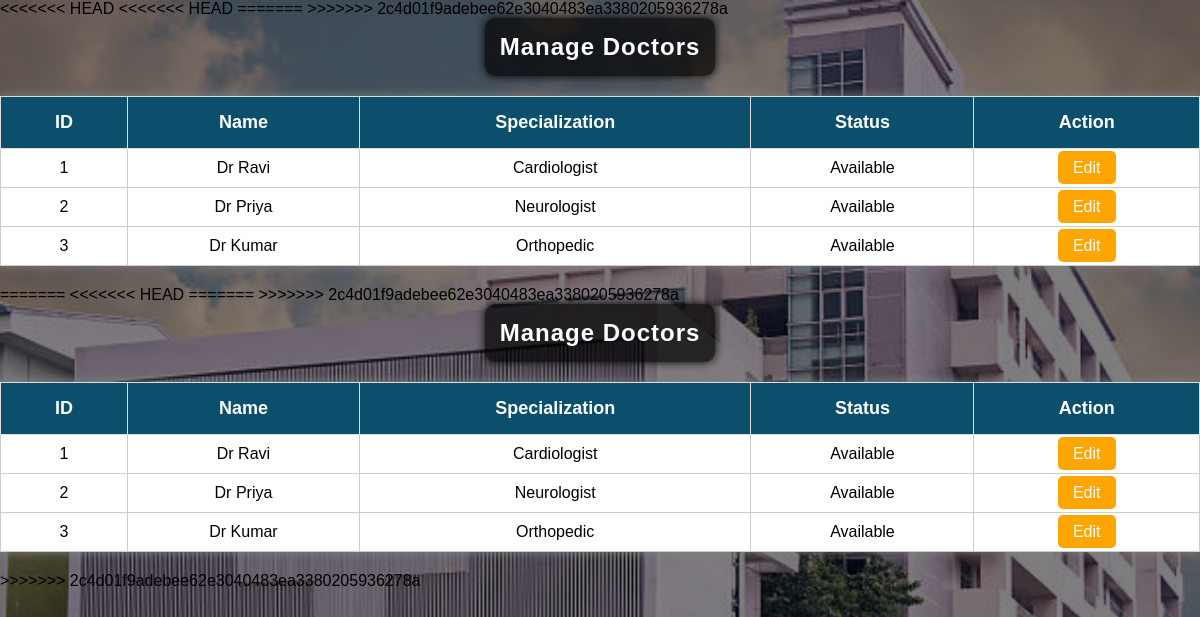
The page /manage_doctors.php on the database its author committed.
### tables this page shows
CREATE TABLE `doctors` (
  `id` int(11) NOT NULL,
  `name` varchar(50) DEFAULT NULL,
  `specialization` varchar(50) DEFAULT NULL,
  `availability` varchar(20) DEFAULT NULL,
  `time_slot` varchar(50) DEFAULT NULL,
  `room_no` int(11) DEFAULT NULL
);

### manage_doctors.php (the view, shortened to what this page needs)
<?php
include 'db_connect.php';
?>
<!DOCTYPE html>
<html>
<head>
    <link rel="stylesheet" href="style.css">
</head>
<body>
<h2>Manage Doctors</h2>
<table>
<tr>
<th>ID</th>
<th>Name</th>
<th>Specialization</th>
<th>Status</th>
<th>Action</th>
</tr>
<?php
$q=mysqli_query($conn,"SELECT * FROM doctors");
while($r=mysqli_fetch_assoc($q)){
echo "
<tr>
<td>".$r['id']."</td>
<td>".$r['name']."</td>
<td>".$r['specialization']."</td>
<td>".$r['availability']."</td>
<td>
<a class='edit-btn' href='edit_doctor.php?id=".$r['id']."'>Edit</a>
</td>
</tr>
";
}
?>
</table>
</body>
</html>
<?php
include 'db_connect.php';
?>
<!DOCTYPE html>
<html>
<head>
    <link rel="stylesheet" href="style.css">
</head>
<body>
<h2>Manage Doctors</h2>
<table>
<tr>
<th>ID</th>
<th>Name</th>
<th>Specialization</th>
<th>Status</th>
<th>Action</th>
</tr>
<?php
$q=mysqli_query($conn,"SELECT * FROM doctors");
while($r=mysqli_fetch_assoc($q)){
echo "
<tr>
<td>".$r['id']."</td>
<td>".$r['name']."</td>
<td>".$r['specialization']."</td>
<td>".$r['availability']."</td>
<td>
<a class='edit-btn' href='edit_doctor.php?id=".$r['id']."'>Edit</a>
</td>
</tr>
";
}
?>
</table>
</body>
</html>

### style.css (style rules this page uses)
body { font-family:Arial; margin:0; background:#f2f2f2; }
table { width:100%; border-collapse:collapse; }
th,td { border:1px solid gray; padding:10px; text-align:center; }
th { background:#007bff; color:white; }
body { font-family: Arial, sans-serif; background-color: #f4f8fb; margin: 0; padding: 20px; }
h2 { text-align: center; color: #003366; }
table { width: 80%; margin: 20px auto; border-collapse: collapse; background: white; box-shadow: 0 0 10px gray; }
table th { background-color: #007bff; color: white; padding: 12px; border: 1px solid #ddd; }
table td { padding: 12px; border: 1px solid #ddd; text-align: center; }
body { font-family: Arial, "Noto Sans Telugu", sans-serif; }
h2 { text-align: center; color: #003366; margin-top: 50px; }
.edit-btn { background:orange; padding:8px 15px; color:white; text-decoration:none; border-radius:5px; }
.edit-btn { background:orange; color:white; padding:8px 15px; text-decoration:none; border-radius:5px; }
body { margin:0; padding:0; font-family:Arial, sans-serif; background-image:url('../images/hospital2.jpg'); background-size:cover; background-position:center; background-repeat:no-repeat; background-attachment:fixed; }
body::before { content:""; position:fixed; top:0; left:0; width:100%; height:100%; background:rgba(0,0,0,0.5); z-index:-1; }
h1,h2,h3 { text-align:center; color:#0b4f6c; }
table { width:100%; border-collapse:collapse; margin-top:20px; background:white; }
table th { background:#0b4f6c; color:white; padding:12px; }
table td { border:1px solid #ccc; padding:10px; text-align:center; }
.edit-btn { background:orange; color:white; padding:8px 15px; border-radius:5px; text-decoration:none; }
h1,h2,h3 { color:white; text-align:center; background:rgba(0,0,0,0.7); padding:15px; border-radius:10px; width:fit-content; margin:auto; margin-bottom:20px; box-shadow:0px 0px 10px black; letter-spacing:1px; }
table th { background:#0b4f6c; color:white; font-size:18px; padding:15px; }

### rows shown on the page
doctors: id "1", name "Dr Ravi", specialization "Cardiologist", availability "Available"
doctors: id "2", name "Dr Priya", specialization "Neurologist", availability "Available"
doctors: id "3", name "Dr Kumar", specialization "Orthopedic", availability "Available"
